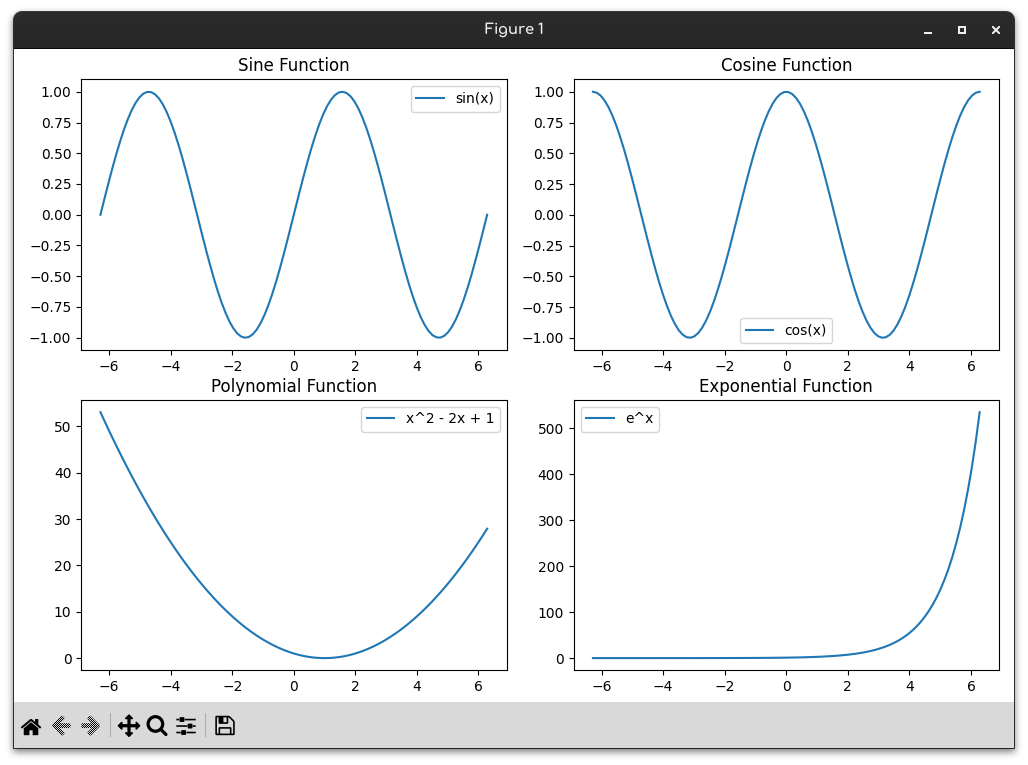

Reproduce this figure in Python.
import numpy as np
import matplotlib.pyplot as plt

# Create x values
x = np.linspace(-2*np.pi, 2*np.pi, 100)

# Sine function
y_sin = np.sin(x)

# Cosine function
y_cos = np.cos(x)

# Polynomial function (quadratic)
y_poly = x**2 - 2*x + 1

# Exponential function
y_exp = np.exp(x)

# Plot each function
plt.figure(figsize=(10, 8))

plt.subplot(2, 2, 1)
plt.plot(x, y_sin, label='sin(x)')
plt.title('Sine Function')
plt.legend()

plt.subplot(2, 2, 2)
plt.plot(x, y_cos, label='cos(x)')
plt.title('Cosine Function')
plt.legend()

plt.subplot(2, 2, 3)
plt.plot(x, y_poly, label='x^2 - 2x + 1')
plt.title('Polynomial Function')
plt.legend()

plt.subplot(2, 2, 4)
plt.plot(x, y_exp, label='e^x')
plt.title('Exponential Function')
plt.legend()

plt.tight_layout()
plt.show()
